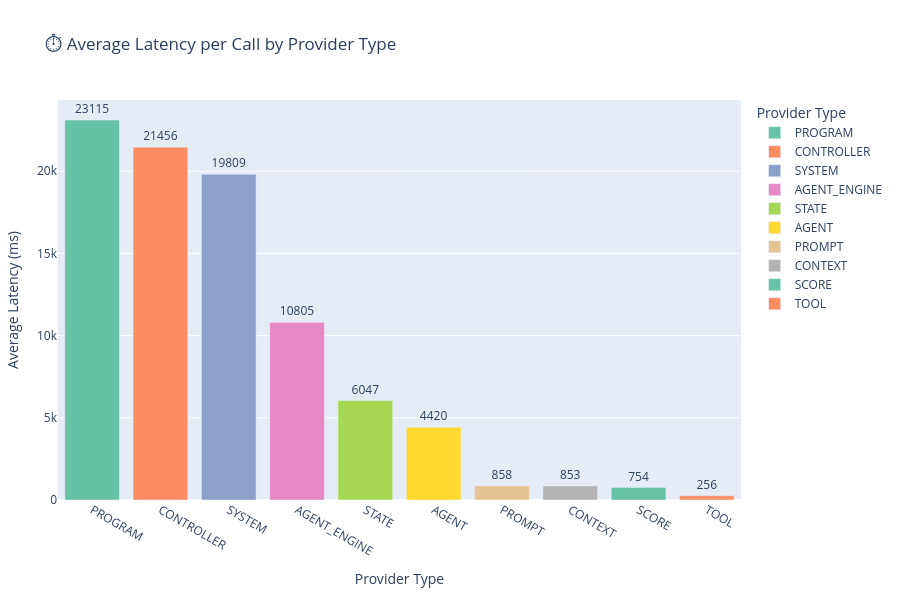

Notebook cell for this chart:
### Markdown cell above
### ⏱️ Average Latency per Call by Provider Type

This bar chart displays the **average execution time per invocation** for each `provider_type`, providing a normalized view of performance cost.

#### 🧠 What this code does:
- Groups the log (`df`) by `provider_type`.
- Calculates:
  - **Total latency** (`sum`)
  - **Call count** (`count`)
  - **Average latency per call** (normalized by dividing total by count)
- Rounds the average values to **integers** for cleaner chart labels.
- Renders a **bar chart** with color-coded provider types using a consistent palette.

#### 🔍 What you're observing:
- This view accounts for how frequently a provider is called, exposing **per-call cost**.
- Helpful for spotting **low-frequency but expensive providers** (e.g., `agent_engine`) vs. **high-frequency lightweight tools**.
- Guides decisions around **caching**, **parallelization**, or **refactoring** based on execution efficiency.

Use this alongside total latency charts to balance **frequency** and **impact** across the system.

### Code cell
import plotly.express as px

# Work on a copy to preserve the original DataFrame
df_avg_latency = df.copy()

# Truncate provider_type to the part after the last '.'
df_avg_latency['provider_type'] = df_avg_latency['provider_type'].apply(lambda x: x.split('.')[-1])

# Compute total latency and call count per provider type
latency_stats = (
    df_avg_latency.groupby("provider_type")["latency_ms"]
    .agg(total_latency="sum", call_count="count")
    .reset_index()
)

# Calculate average latency per call
latency_stats["avg_latency_per_call"] = latency_stats["total_latency"] / latency_stats["call_count"]

# Convert for display
latency_stats["avg_latency_label"] = latency_stats["avg_latency_per_call"].round().astype(int)

# Sort for better visual layout
latency_stats = latency_stats.sort_values("avg_latency_per_call", ascending=False)

# Plot
fig = px.bar(
    latency_stats,
    x="provider_type",
    y="avg_latency_per_call",
    text="avg_latency_label",
    title="⏱️ Average Latency per Call by Provider Type",
    labels={"provider_type": "Provider Type", "avg_latency_per_call": "Avg Latency (ms)"},
    color="provider_type",
    color_discrete_sequence=px.colors.qualitative.Set2
)

fig.update_traces(textposition="outside")

fig.update_layout(
    height=600,
    margin=dict(t=100, b=100, l=50, r=50),
    xaxis_title="Provider Type",
    yaxis_title="Average Latency (ms)"
)

fig.show()

### Figure 1 — Plotly figure (JSON) as saved in the notebook; plotly's stock layout.template omitted (floating-point values rounded to 4 significant figures)
{"data": [{"hovertemplate": "Provider Type=%{x}<br>Avg Latency (ms)=%{y}<br>avg_latency_label=%{text}<extra></extra>", "legendgroup": "PROGRAM", "marker": {"color": "rgb(102,194,165)", "pattern": {"shape": ""}}, "name": "PROGRAM", "orientation": "v", "showlegend": true, "text": [23120.0], "textposition": "outside", "type": "bar", "x": ["PROGRAM"], "xaxis": "x", "y": [23120.0], "yaxis": "y"}, {"hovertemplate": "Provider Type=%{x}<br>Avg Latency (ms)=%{y}<br>avg_latency_label=%{text}<extra></extra>", "legendgroup": "CONTROLLER", "marker": {"color": "rgb(252,141,98)", "pattern": {"shape": ""}}, "name": "CONTROLLER", "orientation": "v", "showlegend": true, "text": [21460.0], "textposition": "outside", "type": "bar", "x": ["CONTROLLER"], "xaxis": "x", "y": [21460.0], "yaxis": "y"}, {"hovertemplate": "Provider Type=%{x}<br>Avg Latency (ms)=%{y}<br>avg_latency_label=%{text}<extra></extra>", "legendgroup": "SYSTEM", "marker": {"color": "rgb(141,160,203)", "pattern": {"shape": ""}}, "name": "SYSTEM", "orientation": "v", "showlegend": true, "text": [19810.0], "textposition": "outside", "type": "bar", "x": ["SYSTEM"], "xaxis": "x", "y": [19810.0], "yaxis": "y"}, {"hovertemplate": "Provider Type=%{x}<br>Avg Latency (ms)=%{y}<br>avg_latency_label=%{text}<extra></extra>", "legendgroup": "AGENT_ENGINE", "marker": {"color": "rgb(231,138,195)", "pattern": {"shape": ""}}, "name": "AGENT_ENGINE", "orientation": "v", "showlegend": true, "text": [10800.0], "textposition": "outside", "type": "bar", "x": ["AGENT_ENGINE"], "xaxis": "x", "y": [10800.0], "yaxis": "y"}, {"hovertemplate": "Provider Type=%{x}<br>Avg Latency (ms)=%{y}<br>avg_latency_label=%{text}<extra></extra>", "legendgroup": "STATE", "marker": {"color": "rgb(166,216,84)", "pattern": {"shape": ""}}, "name": "STATE", "orientation": "v", "showlegend": true, "text": [6047.0], "textposition": "outside", "type": "bar", "x": ["STATE"], "xaxis": "x", "y": [6047.0], "yaxis": "y"}, {"hovertemplate": "Provider Type=%{x}<br>Avg Latency (ms)=%{y}<br>avg_latency_label=%{text}<extra></extra>", "legendgroup": "AGENT", "marker": {"color": "rgb(255,217,47)", "pattern": {"shape": ""}}, "name": "AGENT", "orientation": "v", "showlegend": true, "text": [4420.0], "textposition": "outside", "type": "bar", "x": ["AGENT"], "xaxis": "x", "y": [4420.0], "yaxis": "y"}, {"hovertemplate": "Provider Type=%{x}<br>Avg Latency (ms)=%{y}<br>avg_latency_label=%{text}<extra></extra>", "legendgroup": "PROMPT", "marker": {"color": "rgb(229,196,148)", "pattern": {"shape": ""}}, "name": "PROMPT", "orientation": "v", "showlegend": true, "text": [858.0], "textposition": "outside", "type": "bar", "x": ["PROMPT"], "xaxis": "x", "y": [858.0], "yaxis": "y"}, {"hovertemplate": "Provider Type=%{x}<br>Avg Latency (ms)=%{y}<br>avg_latency_label=%{text}<extra></extra>", "legendgroup": "CONTEXT", "marker": {"color": "rgb(179,179,179)", "pattern": {"shape": ""}}, "name": "CONTEXT", "orientation": "v", "showlegend": true, "text": [853.0], "textposition": "outside", "type": "bar", "x": ["CONTEXT"], "xaxis": "x", "y": [853.0], "yaxis": "y"}, {"hovertemplate": "Provider Type=%{x}<br>Avg Latency (ms)=%{y}<br>avg_latency_label=%{text}<extra></extra>", "legendgroup": "SCORE", "marker": {"color": "rgb(102,194,165)", "pattern": {"shape": ""}}, "name": "SCORE", "orientation": "v", "showlegend": true, "text": [754.0], "textposition": "outside", "type": "bar", "x": ["SCORE"], "xaxis": "x", "y": [753.6], "yaxis": "y"}, {"hovertemplate": "Provider Type=%{x}<br>Avg Latency (ms)=%{y}<br>avg_latency_label=%{text}<extra></extra>", "legendgroup": "TOOL", "marker": {"color": "rgb(252,141,98)", "pattern": {"shape": ""}}, "name": "TOOL", "orientation": "v", "showlegend": true, "text": [256.0], "textposition": "outside", "type": "bar", "x": ["TOOL"], "xaxis": "x", "y": [256.2], "yaxis": "y"}], "layout": {"barmode": "relative", "height": 600, "legend": {"title": {"text": "Provider Type"}, "tracegroupgap": 0}, "margin": {"b": 100, "l": 50, "r": 50, "t": 100}, "title": {"text": "⏱️ Average Latency per Call by Provider Type"}, "xaxis": {"anchor": "y", "categoryarray": ["PROGRAM", "CONTROLLER", "SYSTEM", "AGENT_ENGINE", "STATE", "AGENT", "PROMPT", "CONTEXT", "SCORE", "TOOL"], "categoryorder": "array", "domain": [0, 1], "title": {"text": "Provider Type"}}, "yaxis": {"anchor": "x", "domain": [0, 1], "title": {"text": "Average Latency (ms)"}}}}
